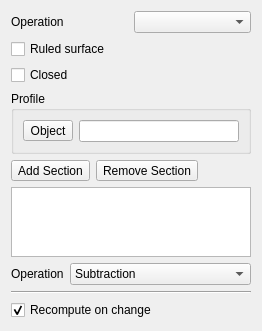
<?xml version="1.0" encoding="UTF-8"?>
<ui version="4.0">
 <class>PartDesignGui::TaskLoftParameters</class>
 <widget class="QWidget" name="PartDesignGui::TaskLoftParameters">
  <property name="geometry">
   <rect>
    <x>0</x>
    <y>0</y>
    <width>262</width>
    <height>293</height>
   </rect>
  </property>
  <property name="windowTitle">
   <string notr="true">Form</string>
  </property>
  <layout class="QVBoxLayout" name="verticalLayout_3">
   <item>
    <layout class="QHBoxLayout" name="horizontalLayoutOperation">
     <item>
      <widget class="QLabel" name="operationLabel">
       <property name="text">
        <string>Operation</string>
       </property>
      </widget>
     </item>
     <item>
      <widget class="QComboBox" name="operationMode">
       <property name="toolTip">
        <string>How the loft is combined with the existing solid</string>
       </property>
      </widget>
     </item>
    </layout>
   </item>
   <item>
    <widget class="QCheckBox" name="checkBoxRuled">
     <property name="text">
      <string>Ruled surface</string>
     </property>
    </widget>
   </item>
   <item>
    <widget class="QCheckBox" name="checkBoxClosed">
     <property name="text">
      <string>Closed</string>
     </property>
    </widget>
   </item>
   <item>
    <widget class="QGroupBox" name="groupprofile">
     <property name="title">
      <string>Profile</string>
     </property>
     <layout class="QVBoxLayout">
      <item>
       <layout class="QHBoxLayout">
        <item>
         <widget class="QToolButton" name="buttonProfileBase">
          <property name="text">
           <string>Object</string>
          </property>
          <property name="checkable">
           <bool>true</bool>
          </property>
         </widget>
        </item>
        <item>
         <widget class="QLineEdit" name="profileBaseEdit"/>
        </item>
       </layout>
      </item>
     </layout>
    </widget>
   </item>
   <item>
    <layout class="QHBoxLayout" name="horizontalLayout_4">
     <item>
      <widget class="QToolButton" name="buttonRefAdd">
       <property name="enabled">
        <bool>true</bool>
       </property>
       <property name="text">
        <string>Add Section</string>
       </property>
       <property name="checkable">
        <bool>true</bool>
       </property>
       <property name="checked">
        <bool>false</bool>
       </property>
      </widget>
     </item>
     <item>
      <widget class="QToolButton" name="buttonRefRemove">
       <property name="text">
        <string>Remove Section</string>
       </property>
       <property name="checkable">
        <bool>true</bool>
       </property>
      </widget>
     </item>
     <item>
      <spacer name="horizontalSpacer">
       <property name="orientation">
        <enum>Qt::Horizontal</enum>
       </property>
       <property name="sizeHint" stdset="0">
        <size>
         <width>40</width>
         <height>20</height>
        </size>
       </property>
      </spacer>
     </item>
    </layout>
   </item>
   <item>
    <widget class="QListWidget" name="listWidgetReferences">
     <property name="toolTip">
      <string>List can be reordered by dragging</string>
     </property>
     <property name="dragDropMode">
      <enum>QAbstractItemView::InternalMove</enum>
     </property>
    </widget>
   </item>
   <item>
    <layout class="QHBoxLayout" name="operationLayout" stretch="0,1">
     <item>
      <widget class="QLabel" name="labelOperation">
       <property name="text">
        <string>Operation</string>
       </property>
       <property name="buddy">
        <cstring>comboOperation</cstring>
       </property>
      </widget>
     </item>
     <item>
      <widget class="QComboBox" name="comboOperation">
       <item>
        <property name="text">
         <string>Subtraction</string>
        </property>
       </item>
       <item>
        <property name="text">
         <string>Common</string>
        </property>
       </item>
      </widget>
     </item>
    </layout>
   </item>
   <item>
    <widget class="Line" name="line">
     <property name="orientation">
      <enum>Qt::Horizontal</enum>
     </property>
    </widget>
   </item>
   <item>
    <widget class="QCheckBox" name="checkBoxUpdateView">
     <property name="text">
      <string>Recompute on change</string>
     </property>
     <property name="checked">
      <bool>true</bool>
     </property>
    </widget>
   </item>
  </layout>
 </widget>
 <tabstops>
  <tabstop>operationMode</tabstop>
  <tabstop>checkBoxRuled</tabstop>
  <tabstop>checkBoxClosed</tabstop>
  <tabstop>buttonProfileBase</tabstop>
  <tabstop>profileBaseEdit</tabstop>
  <tabstop>buttonRefAdd</tabstop>
  <tabstop>buttonRefRemove</tabstop>
  <tabstop>listWidgetReferences</tabstop>
  <tabstop>comboOperation</tabstop>
  <tabstop>checkBoxUpdateView</tabstop>
 </tabstops>
 <resources/>
 <connections/>
</ui>
